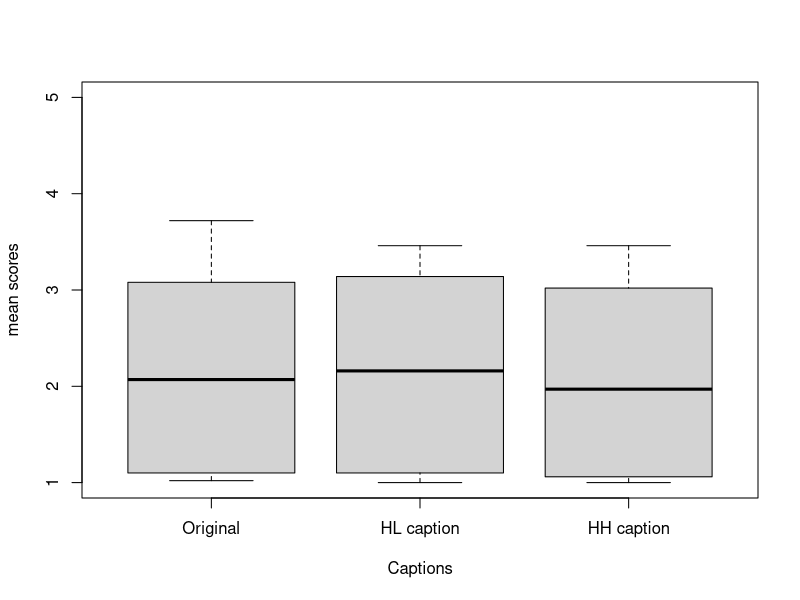

This figure's R source: (Note: this script raises an error after producing the figure.)
setwd('~/../../../media/matasuke/Ubuntu01/Projects/Humor_Generator/experiments/analysis/data')
exp1 <- read.csv('exp2_result.csv')
pre_survey <- read.csv('pre_survey_result.csv')
#exp1 <- read.csv('exp2_1/exp1_result.csv')
#pre_survey <- read.csv('exp2_1/pre_survey_result.csv')


proposed_data <- read.csv('experiment1.csv')
images <- proposed_data[c(2, 9:20)]

SQH_score <- apply(pre_survey[4:7], MARGIN=1, sum)
MSHS_score <- apply(pre_survey[8:11], MARGIN=1, sum)
pre_survey_scores <- cbind(pre_survey[0:3], SQH_score, MSHS_score)

# bind scores with exp1
data <- merge(pre_survey_scores, exp1, by.x=c('age', 'name', 'sex'))

#remove data which age is more than 30.
data = subset(data, data$age < 30)

#& data$name != 'qd6523bdd7b4dc
#data = subset(data, data$name != "なべぶた奉行" & data$name != '田中亮平' & data$name != 'lantac8')
#data = subset(data, data$name != "なべぶた奉行" & data$name != '田中亮平' & data$name != 'blackk' & data$name != 'heriumu' & data&name != 'karin0726')
# row 6 canavo and 24 REMINDER62 are seems to not to be used
#because her score distribution is not goold. scores for original caption is highter than other caps.
data = subset(data, data$name != 'huwatoro' & data$name != 'a6kn2iwz1' & data$name != 'blackk' & data$name != 'rika314v')

EXP_NUM = 50
SUBJECT_NUM=length(data[,1])
SIMS = c('origin', 'hl', 'hh')

# calculate sum of all subjects for each sims
humor_scores = data.frame(data[1:5])
for(i in SIMS){
  label = paste('cap_', i, sep="")
  score = 0
  for(j in 1:EXP_NUM){
    name = paste('exp1_q', j, '_', i, sep="")
    score = score + data[name]
  }
  colnames(score) <- label
  humor_scores = data.frame(humor_scores, score)
  #transform(humor_scores, label=score)
}

cap_scores_sum = humor_scores[6:8]
# has to validate normality.
# 大数の法則により，正規分布になっているはず

cap_scores_mean = cap_scores_sum / EXP_NUM

cap_scores_mean
#mean scores by col
summary(cap_scores_mean)
each_cap_mean = apply(cap_scores_mean, MARGIN=2, mean)

#boxplot
par(mfrow=c(1,1))
boxplot(cap_scores_mean, names=c('Original', 'HL caption', 'HH caption'), xlab="Captions", ylab="mean scores", ylim=c(1,5))


origin = cap_scores_mean$cap_origin
hl = cap_scores_mean$cap_hl
hh = cap_scores_mean$cap_hh

# 一要因分散分析
all_mean_data <- c(origin, hl, hh)
img_sim <- factor(c(rep('None', SUBJECT_NUM), rep('画像高', SUBJECT_NUM), rep('画像低', SUBJECT_NUM)))
levels <- factor(rep(1:SUBJECT_NUM, 3))
summary(aov(all_mean_data~img_sim+levels))
summary(aov(all_mean_data~img_sim*word_sim+Error(levels+levels:img_sim+levels:word_sim+levels:img_sim:word_sim)))


t.test(origin, hl, paired=TRUE, p.adjust.methods="bon")
t.test(origin, hh, paired=TRUE, p.adjust.methods="bon")
t.test(hl, hh, paired = TRUE, p.adjust.methods="bon")

# Two factor analysis of variance

# here just need to check difference between origin caps and hl captions.
# origin caps
origin_caps = data.frame(data[1:3])
hl_caps = data.frame(data[1:3])
hh_caps = data.frame(data[1:3])
for(i in 1:EXP_NUM){
  name = paste('exp1_q', i, '_origin', sep="")
  origin_caps = data.frame(origin_caps, data[name])
  
  name = paste('exp1_q', i, '_hl', sep="")
  hl_caps = data.frame(hl_caps, data[name])
  
  name = paste('exp1_q', i, '_hh', sep="")
  hh_caps = data.frame(hh_caps, data[name])
}


# calculate frequency of each similarities
origin_count = c()
hl_count = c()
hh_count = c()
for(i in 1:SUBJECT_NUM){
  origin_count = append(origin_count, as.numeric(origin_caps[i, 4:53]))
  hl_count = append(hl_count, as.numeric(hl_caps[i, 4:53]))
  hh_count = append(hh_count, as.numeric(hh_caps[i, 4:53]))
}
origin_freq = table(origin_count)
hl_freq = table(hl_count)
hh_freq = table(hh_count)


# create each freq barplot
par(mfrow=c(2,2))
  #par(mfrow=c(1,2))
barplot(origin_freq, main="Original", xlab="Scores(Original)" , ylab="Frequency", ylim=c(0,500))
barplot(hl_freq, main="HL captions", xlab="Scores(HL Captions)" , ylab="Frequency", ylim=c(0,500))
barplot(hh_freq, main="HH captions", xlab="Scores(HH Captions)" , ylab="Frequency", ylim=c(0,500))

#friedman test and Wilcoxon signed rank test
#install.packages("exactRankTests", repos="http://cran.ism.ac.jp/")
library(exactRankTests)


#create list to collect each sims scores for all subjects.

origin_all_scores = c()
hl_all_scores = c()
hh_all_scores = c()
for(i in 4:length(origin_caps)){
  origin_all_scores = c(origin_all_scores, origin_caps[,i])
  hl_all_scores = c(hl_all_scores, hl_caps[,i])
  hh_all_scores = c(hh_all_scores, hh_caps[,i])
}



# calculate wilcox.exact by above data
wilcox.exact(x=origin_all_scores,y=hl_all_scores,paired=T)　# there is difference
wilcox.exact(x=origin_all_scores,y=hh_all_scores,paired=T)　# there is difference
wilcox.exact(x=hl_all_scores,y=hh_all_scores,paired=T) # No difference

# Original captionｔとその他提案手法を含むcaption間では有意な差が見られたため，只のキャプションを提示するよりは，
# ユーザーのユーモア受容性が向上すると明らかになった

# その他のキャプションについては，LL caption と LH caption間で5%ｓ水準で有意な差があったため，画像間類似度がユーモアの受容性に関連する
# HL captionと HH captionに関しても 1%水準で有意な差があったため，単語間類似度がユーモアの受容性に関連する

#------------------------------------------------------------------------------------------------------------------------#
# cor
hl_humor_score = images['hl_humor_score']
hl_img_sim  = images['hl_img_sim']
hl_word_sim = images['hl_word_sim']
each_hl_mean_score = as.numeric(apply(hl_caps[4:53], MARGIN=2, mean))
cor(hl_img_sim, each_hl_mean_score)
cor(hl_word_sim, each_hl_mean_score)
cor(hl_humor_score, each_hl_mean_score)

hh_humor_score = images['hh_humor_score']
hh_img_sim = images['hh_img_sim']
hh_word_sim = images['hh_word_sim']
each_hh_mean_score = as.numeric(apply(hh_caps[4:53], MARGIN=2, mean))
cor(hh_humor_score, each_hh_mean_score)
cor(hh_img_sim, each_hh_mean_score)
cor(hh_word_sim, each_hh_mean_score)


# calc scores based on img sim
all_scores <- c(each_hl_mean_score, each_hh_mean_score)
all_humor_scores <- c(hl_humor_score[,1], hh_humor_score[,1])
all_img_sim <- c(hl_img_sim[,1], hh_img_sim[,1])
all_word_sim <- c(hl_word_sim[,1], hh_word_sim[,1])
cor(all_scores, all_img_sim)
cor(all_scores, all_word_sim)
cor(all_scores, all_humor_scores)

plot(all_scores, all_img_sim)
plot(all_scores, all_word_sim)
plot(all_scores, all_humor_scores)

#-------------------------------------------------------------------------------------------------------------------#

#each mean sim scores by images.
origin_scores = apply(origin_caps[4:53], MARGIN=2, mean)
hl_scores = apply(hl_caps[4:53], MARGIN=2, mean) # q12 is max
hh_scores = apply(hh_caps[4:53], MARGIN=2, mean) # q10 is max
par(mfrow=c(3,2))
barplot(origin_scores)
barplot(hl_scores)
barplot(hh_scores)

max(hl_scores)
max(hh_scores)




#analize based on SQH and MSHS scores-----------------------------------------------------------------------------------#

#based on SQH and MSHS scores
SQH_low_group = subset(humor_scores, humor_scores$SQH_score <= 8)
SQH_high_group = subset(humor_scores, humor_scores$SQH_score >= 9)
MSHS_low_group = subset(humor_scores, humor_scores$MSHS_score <= 17)
MSHS_high_group = subset(humor_scores, humor_scores$MSHS_score >= 18)


# has to validate normality.
par(mfrow=c(2,2))

sqh_low_group_scores_mean = SQH_low_group[6:8] / EXP_NUM
SQH_low_group_mean = cbind(SQH_low_group[1:5], sqh_low_group_scores_mean)
summary(SQH_low_group_mean[6:8])
boxplot(SQH_low_group_mean[6:8], main="SQH low group", names=c('baseline', 'HL caption', 'HH caption'), xlab="Captions", ylab="mean scores")

sqh_high_group_scores_mean = SQH_high_group[6:8] / EXP_NUM
SQH_high_group_mean = cbind(SQH_high_group[1:5], sqh_high_group_scores_mean)
summary(SQH_high_group_mean[6:8])
boxplot(SQH_high_group_mean[6:8], main="SQH high group", names=c('baseline',  'HL caption', 'HH caption'), xlab="Captions", ylab="mean scores")

MSHS_low_group_scores_mean = MSHS_low_group[6:8] / EXP_NUM
MSHS_low_group_mean = cbind(MSHS_low_group[1:5], MSHS_low_group_scores_mean)
summary(MSHS_low_group_mean[6:8])
boxplot(MSHS_low_group_mean[6:8], main="MSHS low group", names=c('baseline', 'HL caption', 'HH caption'), xlab="Captions", ylab="mean scores")

MSHS_high_group_scores_mean = MSHS_high_group[6:8] / EXP_NUM
MSHS_high_group_mean = cbind(MSHS_high_group[1:5], MSHS_high_group_scores_mean)
summary(MSHS_high_group_mean[6:8])
boxplot(MSHS_high_group_mean[6:8], main="MSHS high group", names=c('baseline', 'HL caption', 'HH caption'), xlab="Captions", ylab="mean scores")


# all data based on SQH and MSHS scores
SQH_low_group_data = subset(data, data$SQH_score <= 8)
SQH_high_group_data = subset(data, data$SQH_score >= 9)
MSHS_low_group_data = subset(data, data$MSHS_score <= 15)
MSHS_high_group_data = subset(data, data$MSHS_score >= 16)


## SQH low group ---------------------------------------------------------------------------------------
#each sim mean scores per subjects
SQH_LOW_SUBJECT_NUM=length(SQH_low_group_data[,1])

SQH_low_origin_caps = data.frame(SQH_low_group_data[1:3])
SQH_low_ll_caps = data.frame(SQH_low_group_data[1:3])
SQH_low_lh_caps = data.frame(SQH_low_group_data[1:3])
SQH_low_hl_caps = data.frame(SQH_low_group_data[1:3])
SQH_low_hh_caps = data.frame(SQH_low_group_data[1:3])
for(i in 1:EXP_NUM){
  name = paste('exp1_q', i, '_origin', sep="")
  SQH_low_origin_caps = data.frame(SQH_low_origin_caps, SQH_low_group_data[name])
  
  name = paste('exp1_q', i, '_hl', sep="")
  SQH_low_hl_caps = data.frame(SQH_low_hl_caps, SQH_low_group_data[name])
  
  name = paste('exp1_q', i, '_hh', sep="")
  SQH_low_hh_caps = data.frame(SQH_low_hh_caps, SQH_low_group_data[name])
}


# calculate frequency of each similarities
SQH_low_origin_count = c()
SQH_low_hl_count = c()
SQH_low_hh_count = c()
for(i in 1:SQH_LOW_SUBJECT_NUM){
  SQH_low_origin_count = append(SQH_low_origin_count, as.numeric(SQH_low_origin_caps[i, 4:53]))
  SQH_low_hl_count = append(SQH_low_hl_count, as.numeric(SQH_low_hl_caps[i, 4:53]))
  SQH_low_hh_count = append(SQH_low_hh_count, as.numeric(SQH_low_hh_caps[i, 4:53]))
}
SQH_low_origin_freq = table(SQH_low_origin_count)
SQH_low_hl_freq = table(SQH_low_hl_count)
SQH_low_hh_freq = table(SQH_low_hh_count)


# create each freq barplot
par(mfrow=c(3,2))
#par(mfrow=c(1,2))
barplot(SQH_low_origin_freq, main="Baseline", xlab="Scores(Baseline)" , ylab="Frequency", ylim=c(0,800))
barplot(SQH_low_hl_freq, main="HL captions", xlab="Scores(Proposed method)" , ylab="Frequency", ylim=c(0,800))
barplot(SQH_low_hh_freq, main="HH captions", xlab="Scores(HH Captions)" , ylab="Frequency", ylim=c(0,800))


#create list to collect each sims scores for all subjects.

SQH_low_origin_all_scores = c()
SQH_low_hl_all_scores = c()
SQH_low_hh_all_scores = c()
for(i in 4:length(SQH_low_origin_caps)){
  SQH_low_origin_all_scores = c(SQH_low_origin_all_scores, SQH_low_origin_caps[,i])
  SQH_low_hl_all_scores = c(SQH_low_hl_all_scores, SQH_low_hl_caps[,i])
  SQH_low_hh_all_scores = c(SQH_low_hh_all_scores, SQH_low_hh_caps[,i])
}



# calculate wilcox.exact by above data
wilcox.exact(x=SQH_low_origin_all_scores,y=SQH_low_hl_all_scores,paired=T)　# there is difference
wilcox.exact(x=SQH_low_origin_all_scores,y=SQH_low_hh_all_scores,paired=T)　# there is difference
wilcox.exact(x=SQH_low_hl_all_scores,y=SQH_low_hh_all_scores,paired=T) # There is difference between hl caps and hh caps p < 0.05



#----------------------------------------------------------------------------------------------------------

## SQH high group-----------------------------------------------------------------------------------------

#each sim mean scores per subjects
SQH_HIGH_SUBJECT_NUM=length(SQH_high_group_data[,1])

SQH_high_origin_caps = data.frame(SQH_high_group_data[1:3])
SQH_high_hl_caps = data.frame(SQH_high_group_data[1:3])
SQH_high_hh_caps = data.frame(SQH_high_group_data[1:3])

for(i in 1:EXP_NUM){
  name = paste('exp1_q', i, '_origin', sep="")
  SQH_high_origin_caps = data.frame(SQH_high_origin_caps, SQH_high_group_data[name])
  
  name = paste('exp1_q', i, '_hl', sep="")
  SQH_high_hl_caps = data.frame(SQH_high_hl_caps, SQH_high_group_data[name])
  
  name = paste('exp1_q', i, '_hh', sep="")
  SQH_high_hh_caps = data.frame(SQH_high_hh_caps, SQH_high_group_data[name])
}

# calculate frequency of each similarities
SQH_high_origin_count = c()
SQH_high_hl_count = c()
SQH_high_hh_count = c()
for(i in 1:SQH_LOW_SUBJECT_NUM){
  SQH_high_origin_count = append(SQH_high_origin_count, as.numeric(SQH_high_origin_caps[i, 4:53]))
  SQH_high_hl_count = append(SQH_high_hl_count, as.numeric(SQH_high_hl_caps[i, 4:53]))
  SQH_high_hh_count = append(SQH_high_hh_count, as.numeric(SQH_high_hh_caps[i, 4:53]))
}
SQH_high_origin_freq = table(SQH_high_origin_count)
SQH_high_hl_freq = table(SQH_high_hl_count)
SQH_high_hh_freq = table(SQH_high_hh_count)


# create each freq barplot
par(mfrow=c(3,2))
barplot(SQH_high_origin_freq, main="Baseline", xlab="Scores(Baseline)", ylab="Frequency", ylim=c(0,800))
barplot(SQH_high_hl_freq, main="HL captions", xlab="Scores(Proposed method)", ylab="Frequency", ylim=c(0,800))
barplot(SQH_high_hh_freq, main="HH captions", xlab="Scores(HH Captions)", ylab="Frequency", ylim=c(0,800))


#create list to collect each sims scores for all subjects.

SQH_high_origin_all_scores = c()
SQH_high_hl_all_scores = c()
SQH_high_hh_all_scores = c()
for(i in 4:length(SQH_low_origin_caps)){
  SQH_high_origin_all_scores = c(SQH_high_origin_all_scores, SQH_high_origin_caps[,i])
  SQH_high_hl_all_scores = c(SQH_high_hl_all_scores, SQH_high_hl_caps[,i])
  SQH_high_hh_all_scores = c(SQH_high_hh_all_scores, SQH_high_hh_caps[,i])
}



# calculate wilcox.exact by above data
wilcox.exact(x=SQH_high_origin_all_scores,y=SQH_high_hl_all_scores,paired=T)　# there is difference
wilcox.exact(x=SQH_high_origin_all_scores,y=SQH_high_hh_all_scores,paired=T)　# there is difference
wilcox.exact(x=SQH_high_hl_all_scores,y=SQH_high_hh_all_scores,paired=T) # There is difference between hl caps and hh caps p < 0.05





#---------------------------------------------------------------------------------------------------------

## MSHS low group ---------------------------------------------------------------------------------------
#each sim mean scores per subjects
MSHS_LOW_SUBJECT_NUM=length(MSHS_low_group_data[,1])

MSHS_low_origin_caps = data.frame(MSHS_low_group_data[1:3])
MSHS_low_hl_caps = data.frame(MSHS_low_group_data[1:3])
MSHS_low_hh_caps = data.frame(MSHS_low_group_data[1:3])

for(i in 1:EXP_NUM){
  name = paste('exp1_q', i, '_origin', sep="")
  MSHS_low_origin_caps = data.frame(MSHS_low_origin_caps, MSHS_low_group_data[name])

  name = paste('exp1_q', i, '_hl', sep="")
  MSHS_low_hl_caps = data.frame(MSHS_low_hl_caps, MSHS_low_group_data[name])
  
  name = paste('exp1_q', i, '_hh', sep="")
  MSHS_low_hh_caps = data.frame(MSHS_low_hh_caps, MSHS_low_group_data[name])
}


# calculate frequency of each similarities
MSHS_low_origin_count = c()
MSHS_low_hl_count = c()
MSHS_low_hh_count = c()
for(i in 1:MSHS_LOW_SUBJECT_NUM){
  MSHS_low_origin_count = append(MSHS_low_origin_count, as.numeric(MSHS_low_origin_caps[i, 4:53]))
  MSHS_low_hl_count = append(MSHS_low_hl_count, as.numeric(MSHS_low_hl_caps[i, 4:53]))
  MSHS_low_hh_count = append(MSHS_low_hh_count, as.numeric(MSHS_low_hh_caps[i, 4:53]))
}
MSHS_low_origin_freq = table(MSHS_low_origin_count)
MSHS_low_hl_freq = table(MSHS_low_hl_count)
MSHS_low_hh_freq = table(MSHS_low_hh_count)


# create each freq barplot
par(mfrow=c(3,2))
#par(mfrow=c(1,2))
barplot(MSHS_low_origin_freq, main="Baseline", xlab="Scores(Baseline)" , ylab="Frequency", ylim=c(0,800))
barplot(MSHS_low_hl_freq, main="HL captions", xlab="Scores(Proposed method)" , ylab="Frequency", ylim=c(0,800))
barplot(MSHS_low_hh_freq, main="HH captions", xlab="Scores(HH Captions)" , ylab="Frequency", ylim=c(0,800))


#create list to collect each sims scores for all subjects.

MSHS_low_origin_all_scores = c()
MSHS_low_hl_all_scores = c()
MSHS_low_hh_all_scores = c()
for(i in 4:length(MSHS_low_origin_caps)){
  MSHS_low_origin_all_scores = c(MSHS_low_origin_all_scores, MSHS_low_origin_caps[,i])
  MSHS_low_hl_all_scores = c(MSHS_low_hl_all_scores, MSHS_low_hl_caps[,i])
  MSHS_low_hh_all_scores = c(MSHS_low_hh_all_scores, MSHS_low_hh_caps[,i])
}



# calculate wilcox.exact by above data
wilcox.exact(x=MSHS_low_origin_all_scores, y=MSHS_low_hl_all_scores, paired=T)　# there is difference
wilcox.exact(x=MSHS_low_origin_all_scores, y=MSHS_low_hh_all_scores, paired=T)　# there is difference
wilcox.exact(x=MSHS_low_hl_all_scores, y=MSHS_low_hh_all_scores, paired=T) # There is difference between hl caps and hh caps p < 0.05


#----------------------------------------------------------------------------------------------------------

## MSHS high group ---------------------------------------------------------------------------------------

#each sim mean scores per subjects
MSHS_HIGH_SUBJECT_NUM=length(MSHS_high_group_data[,1])

MSHS_high_origin_caps = data.frame(MSHS_high_group_data[1:3])
MSHS_high_hl_caps = data.frame(MSHS_high_group_data[1:3])
MSHS_high_hh_caps = data.frame(MSHS_high_group_data[1:3])

for(i in 1:EXP_NUM){
  name = paste('exp1_q', i, '_origin', sep="")
  MSHS_high_origin_caps = data.frame(MSHS_high_origin_caps, MSHS_high_group_data[name])
  
  name = paste('exp1_q', i, '_hl', sep="")
  MSHS_high_hl_caps = data.frame(MSHS_high_hl_caps, MSHS_high_group_data[name])
  
  name = paste('exp1_q', i, '_hh', sep="")
  MSHS_high_hh_caps = data.frame(MSHS_high_hh_caps, MSHS_high_group_data[name])
}

# calculate frequency of each similarities
MSHS_high_origin_count = c()
MSHS_high_hl_count = c()
MSHS_high_hh_count = c()
for(i in 1:MSHS_LOW_SUBJECT_NUM){
  MSHS_high_origin_count = append(MSHS_high_origin_count, as.numeric(MSHS_high_origin_caps[i, 4:53]))
  MSHS_high_hl_count = append(MSHS_high_hl_count, as.numeric(MSHS_high_hl_caps[i, 4:53]))
  MSHS_high_hh_count = append(MSHS_high_hh_count, as.numeric(MSHS_high_hh_caps[i, 4:53]))
}
MSHS_high_origin_freq = table(MSHS_high_origin_count)
MSHS_high_hl_freq = table(MSHS_high_hl_count)
MSHS_high_hh_freq = table(MSHS_high_hh_count)


# create each freq barplot
par(mfrow=c(3,2))
barplot(MSHS_high_origin_freq, main="Baseline", xlab="Scores(Baseline)", ylab="Frequency", ylim=c(0,800))
barplot(MSHS_high_hl_freq, main="HL captions", xlab="Scores(Proposed method)", ylab="Frequency", ylim=c(0,800))
barplot(MSHS_high_hh_freq, main="HH captions", xlab="Scores(HH Captions)", ylab="Frequency", ylim=c(0,800))


#create list to collect each sims scores for all subjects.

MSHS_high_origin_all_scores = c()
MSHS_high_hl_all_scores = c()
MSHS_high_hh_all_scores = c()
for(i in 4:length(MSHS_high_origin_caps)){
  MSHS_high_origin_all_scores = c(MSHS_high_origin_all_scores, MSHS_high_origin_caps[,i])
  MSHS_high_hl_all_scores = c(MSHS_high_hl_all_scores, MSHS_high_hl_caps[,i])
  MSHS_high_hh_all_scores = c(MSHS_high_hh_all_scores, MSHS_high_hh_caps[,i])
}



# calculate wilcox.exact by above data
wilcox.exact(x=MSHS_high_origin_all_scores,y=MSHS_high_hl_all_scores,paired=T)　# there is difference
wilcox.exact(x=MSHS_high_origin_all_scores,y=MSHS_high_hh_all_scores,paired=T)　# there is difference
wilcox.exact(x=MSHS_high_hl_all_scores,y=MSHS_high_hh_all_scores,paired=T) # There is difference between hl caps and hh caps p < 0.05


#----------------------------------------------------------------------------------------------------------




# SHQ high and MSHS high group ----------------------------------------------------------------------------
#SQH high and MSHS low

#SQHだけを設定して，SQHが高いほどユーモアへのスコアが高くなる

# MSHSを15以上,18以下, SQHを12以上にすると平均値が高いが MSHSを19い以下にすると平均値がだだ下がり
# ユーモアを適度に好む人はユーモアへの審査が厳しいと分かる

SQH_high_and_MSHS_high_group = subset(humor_scores, humor_scores$SQH_score >= 10 & humor_scores$MSHS_score <= 18 & humor_scores$MSHS_score >= 15)

par(mfrow=c(1,1))

SQH_high_and_MSHS_high_group_scores_mean = SQH_high_and_MSHS_high_group[6:8] / EXP_NUM
SQH_high_and_MSHS_high_group_mean = cbind(SQH_high_and_MSHS_high_group[1:5], SQH_high_and_MSHS_high_group_scores_mean)
summary(SQH_high_and_MSHS_high_group_mean[6:8])
boxplot(SQH_high_and_MSHS_high_group_mean[6:8], main="SQH high and SHSQ high group", names=c('baseline', 'HL caption', 'HH caption'), xlab="Captions", ylab="mean scores")

#SQH_high_and_MSHS_high_group_data = subset(data, data$SQH_score >= 10 & data$MSHS_score >= 12 & humor_scores$MSHS_score <= 17)
SQH_high_and_MSHS_high_group_data = subset(data, data$SQH_score >= 12 & humor_scores$MSHS_score <= 18)

SQH_HIGH_and_MSHS_HIGH_SUBJECT_NUM=length(SQH_high_and_MSHS_high_group[,1])

#each sim mean scores per subjects
SQH_high_and_MSHS_high_origin_caps = data.frame(SQH_high_and_MSHS_high_group_data[1:3])
SQH_high_and_MSHS_high_ll_caps = data.frame(SQH_high_and_MSHS_high_group_data[1:3])
SQH_high_and_MSHS_high_lh_caps = data.frame(SQH_high_and_MSHS_high_group_data[1:3])
SQH_high_and_MSHS_high_hl_caps = data.frame(SQH_high_and_MSHS_high_group_data[1:3])
SQH_high_and_MSHS_high_hh_caps = data.frame(SQH_high_and_MSHS_high_group_data[1:3])

for(i in 1:EXP_NUM){
  name = paste('exp1_q', i, '_origin', sep="")
  SQH_high_and_MSHS_high_origin_caps = data.frame(SQH_high_and_MSHS_high_origin_caps, SQH_high_and_MSHS_high_group_data[name])
  
  name = paste('exp1_q', i, '_hl', sep="")
  SQH_high_and_MSHS_high_hl_caps = data.frame(SQH_high_and_MSHS_high_hl_caps, SQH_high_and_MSHS_high_group_data[name])
  
  name = paste('exp1_q', i, '_hh', sep="")
  SQH_high_and_MSHS_high_hh_caps = data.frame(SQH_high_and_MSHS_high_hh_caps, SQH_high_and_MSHS_high_group_data[name])
}

# calculate frequency of each similarities
SQH_high_and_MSHS_high_origin_count = c()
SQH_high_and_MSHS_high_hl_count = c()
SQH_high_and_MSHS_high_hh_count = c()
for(i in 1:SQH_HIGH_and_MSHS_HIGH_SUBJECT_NUM){
  SQH_high_and_MSHS_high_origin_count = append(SQH_high_and_MSHS_high_origin_count, as.numeric(SQH_high_and_MSHS_high_origin_caps[i, 4:53]))
  SQH_high_and_MSHS_high_hl_count = append(SQH_high_and_MSHS_high_hl_count, as.numeric(SQH_high_and_MSHS_high_hl_caps[i, 4:53]))
  SQH_high_and_MSHS_high_hh_count = append(SQH_high_and_MSHS_high_hh_count, as.numeric(SQH_high_and_MSHS_high_hh_caps[i, 4:53]))
}
SQH_high_and_MSHS_high_origin_freq = table(SQH_high_and_MSHS_high_origin_count)
SQH_high_and_MSHS_high_hl_freq = table(SQH_high_and_MSHS_high_hl_count)
SQH_high_and_MSHS_high_hh_freq = table(SQH_high_and_MSHS_high_hh_count)


# create each freq barplot
par(mfrow=c(3,2))
barplot(SQH_high_and_MSHS_high_origin_freq, main="Baseline", xlab="Scores(Baseline)", ylab="Frequency", ylim=c(0,800))
barplot(SQH_high_and_MSHS_high_hl_freq, main="HL captions", xlab="Scores(Proposed method)", ylab="Frequency", ylim=c(0,800))
barplot(SQH_high_and_MSHS_high_hh_freq, main="HH captions", xlab="Scores(HH Captions)", ylab="Frequency", ylim=c(0,800))


#create list to collect each sims scores for all subjects.

SQH_high_and_MSHS_high_origin_all_scores = c()
SQH_high_and_MSHS_high_hl_all_scores = c()
SQH_high_and_MSHS_high_hh_all_scores = c()
for(i in 4:length(SQH_high_and_MSHS_high_origin_caps)){
  SQH_high_and_MSHS_high_origin_all_scores = c(SQH_high_and_MSHS_high_origin_all_scores, SQH_high_and_MSHS_high_origin_caps[,i])
  SQH_high_and_MSHS_high_hl_all_scores = c(SQH_high_and_MSHS_high_hl_all_scores, SQH_high_and_MSHS_high_hl_caps[,i])
  SQH_high_and_MSHS_high_hh_all_scores = c(SQH_high_and_MSHS_high_hh_all_scores, SQH_high_and_MSHS_high_hh_caps[,i])
}



# calculate wilcox.exact by above data
wilcox.exact(x=SQH_high_and_MSHS_high_origin_all_scores,y=SQH_high_and_MSHS_high_hl_all_scores,paired=T)　# there is difference
wilcox.exact(x=SQH_high_and_MSHS_high_origin_all_scores,y=SQH_high_and_MSHS_high_hh_all_scores,paired=T)　# there is difference
wilcox.exact(x=SQH_high_and_MSHS_high_hl_all_scores,y=SQH_high_and_MSHS_high_hh_all_scores,paired=T) # There is difference between hl caps and hh caps p < 0.05











#画像間類似度はユーモアの受容性に還元していることが判明したため，高画像間類似度のものだけで再検定

high_img_sim_list = c(3,4,10, 13, 15, 16, 20, 21, 23, 29, 33, 34, 39, 43, 44)
H_IMG_NUM = length(high_img_sim_list)

humor_scores_high_img_sim_ones = data.frame(data[1:5])
for(i in SIMS){
  label = paste('cap_', i, sep="")
  score = 0
  for(j in high_img_sim_list){
    name = paste('exp1_q', j, '_', i, sep="")
    score = score + data[name]
  }
  colnames(score) <- label
  humor_scores_high_img_sim_ones = data.frame(humor_scores_high_img_sim_ones, score)
  #transform(humor_scores, label=score)
}

high_img_sim_cap_scores_sum = humor_scores_high_img_sim_ones[6:10]
# has to validate normality.
# 大数の法則により，正規分布になっているはず

high_img_sim_cap_scores_mean = high_img_sim_cap_scores_sum / H_IMG_NUM


#mean scores by col
summary(high_img_sim_cap_scores_mean)
high_img_sim_each_cap_mean = apply(high_img_sim_cap_scores_mean, MARGIN=2, mean)

#boxplot
par(mfrow=c(1,1))
boxplot(high_img_sim_cap_scores_mean, names=c('baseline', 'HL caption', 'HH caption'), xlab="Captions", ylab="mean scores", ylim=c(1,4))

h_origin_caps = data.frame(data[1:3])
h_hl_caps = data.frame(data[1:3])
h_hh_caps = data.frame(data[1:3])
for(i in high_img_sim_list){
  name = paste('exp1_q', i, '_origin', sep="")
  h_origin_caps = data.frame(h_origin_caps, data[name])
  
  name = paste('exp1_q', i, '_hl', sep="")
  h_hl_caps = data.frame(h_hl_caps, data[name])
  
  name = paste('exp1_q', i, '_hh', sep="")
  h_hh_caps = data.frame(h_hh_caps, data[name])
}


# calculate frequency of each similarities
h_origin_count = c()
h_ll_count = c()
h_lh_count = c()
h_hl_count = c()
h_hh_count = c()
for(i in 1:SUBJECT_NUM){
  h_origin_count = append(h_origin_count, as.numeric(h_origin_caps[i, 4:18]))
  h_hl_count = append(h_hl_count, as.numeric(h_hl_caps[i, 4:18]))
  h_hh_count = append(h_hh_count, as.numeric(h_hh_caps[i, 1:18]))
}
h_origin_freq = table(h_origin_count)
h_hl_freq = table(h_hl_count)
h_hh_freq = table(h_hh_count)


# create each freq barplot
par(mfrow=c(3,2))
#par(mfrow=c(1,2))
barplot(h_origin_freq, main="Baseline", xlab="Scores(Baseline)" , ylab="Frequency", ylim=c(0,800))
barplot(h_hl_freq, main="HL captions", xlab="Scores(Proposed method)" , ylab="Frequency", ylim=c(0,800))
barplot(h_hh_freq, main="HH captions", xlab="Scores(HH Captions)" , ylab="Frequency", ylim=c(0,800))


#create list to collect each sims scores for all subjects.

h_origin_all_scores = c()
h_hl_all_scores = c()
h_hh_all_scores = c()
for(i in 4:length(h_origin_caps)){
  h_origin_all_scores = c(h_origin_all_scores, h_origin_caps[,i])
  h_hl_all_scores = c(h_hl_all_scores, h_hl_caps[,i])
  h_hh_all_scores = c(h_hh_all_scores, h_hh_caps[,i])
}



# calculate wilcox.exact by above data
wilcox.exact(x=h_origin_all_scores,y=h_hl_all_scores,paired=T)　# there is difference
wilcox.exact(x=h_origin_all_scores,y=h_hh_all_scores,paired=T)　# there is difference
wilcox.exact(x=h_hl_all_scores,y=h_hh_all_scores,paired=T) # No difference










# plot for each subject scores based on sim
library(scatterplot3d)
par(mfrow=c(1,1))

hl_caps_word_sim = c(images['hl_word_sim'][,1])
hh_caps_word_sim = c(images['hh_word_sim'][,1])

all_img_sims = c(ll_caps_word_sim, lh_caps_word_sim, hl_caps_word_sim, hh_caps_word_sim)

hl_caps_img_sim = c(images['hl_img_sim'][,1])
hh_caps_img_sim = c(images['hh_img_sim'][,1])

all_word_sims = c(ll_caps_img_sim, lh_caps_img_sim, hl_caps_img_sim, hh_caps_img_sim)


# origin_caps
# ll_caps
# lh_caps
# hl_caps
# hh_caps

subject1_scores = c(ll_caps[1, 4:53], lh_caps[1, 4:53], hl_caps[1, 4:53], hh_caps[1, 4:53])
subject2_scores = c(ll_caps[2, 4:53], lh_caps[2, 4:53], hl_caps[2, 4:53], hh_caps[2, 4:53])
subject3_scores = c(ll_caps[3, 4:53], lh_caps[3, 4:53], hl_caps[3, 4:53], hh_caps[3, 4:53])
subject4_scores = c(ll_caps[4, 4:53], lh_caps[4, 4:53], hl_caps[4, 4:53], hh_caps[4, 4:53])
subject5_scores = c(ll_caps[5, 4:53], lh_caps[5, 4:53], hl_caps[5, 4:53], hh_caps[5, 4:53])
subject6_scores = c(ll_caps[6, 4:53], lh_caps[6, 4:53], hl_caps[6, 4:53], hh_caps[6, 4:53])
subject7_scores = c(ll_caps[7, 4:53], lh_caps[7, 4:53], hl_caps[7, 4:53], hh_caps[7, 4:53])
subject8_scores = c(ll_caps[8, 4:53], lh_caps[8, 4:53], hl_caps[8, 4:53], hh_caps[8, 4:53])
subject9_scores = c(ll_caps[9, 4:53], lh_caps[9, 4:53], hl_caps[9, 4:53], hh_caps[9, 4:53])
subject10_scores = c(ll_caps[10, 4:53], lh_caps[10, 4:53], hl_caps[10, 4:53], hh_caps[10, 4:53])
subject11_scores = c(ll_caps[11, 4:53], lh_caps[11, 4:53], hl_caps[11, 4:53], hh_caps[11, 4:53])
subject12_scores = c(ll_caps[12, 4:53], lh_caps[12, 4:53], hl_caps[12, 4:53], hh_caps[12, 4:53])
subject13_scores = c(ll_caps[13, 4:53], lh_caps[13, 4:53], hl_caps[13, 4:53], hh_caps[13, 4:53])
subject14_scores = c(ll_caps[14, 4:53], lh_caps[14, 4:53], hl_caps[14, 4:53], hh_caps[14, 4:53])
subject15_scores = c(ll_caps[15, 4:53], lh_caps[15, 4:53], hl_caps[15, 4:53], hh_caps[15, 4:53])
subject16_scores = c(ll_caps[16, 4:53], lh_caps[16, 4:53], hl_caps[16, 4:53], hh_caps[16, 4:53])
subject17_scores = c(ll_caps[17, 4:53], lh_caps[17, 4:53], hl_caps[17, 4:53], hh_caps[17, 4:53])
subject18_scores = c(ll_caps[18, 4:53], lh_caps[18, 4:53], hl_caps[18, 4:53], hh_caps[18, 4:53])
subject19_scores = c(ll_caps[19, 4:53], lh_caps[19, 4:53], hl_caps[19, 4:53], hh_caps[19, 4:53])
subject20_scores = c(ll_caps[20, 4:53], lh_caps[20, 4:53], hl_caps[20, 4:53], hh_caps[20, 4:53])


scatterplot3d(ll_caps[1, 4:53], ll_caps_word_sim, ll_caps_img_sim)
scatterplot3d(ll_caps[1, 4:53], lh_caps_word_sim, lh_caps_img_sim)
scatterplot3d(ll_caps[1, 4:53], hl_caps_word_sim, hl_caps_img_sim)
scatterplot3d(ll_caps[1, 4:53], hh_caps_word_sim, hh_caps_img_sim)

scatterplot3d(subject1_scores ~ all_img_sims *all_word_sims)


scatterplot3d(ll_caps[2, 4:53], ll_caps_word_sim, ll_caps_img_sim)
scatterplot3d(ll_caps[2, 4:53], lh_caps_word_sim, lh_caps_img_sim)
scatterplot3d(ll_caps[2, 4:53], hl_caps_word_sim, hl_caps_img_sim)
scatterplot3d(ll_caps[2, 4:53], hh_caps_word_sim, hh_caps_img_sim)

scatterplot3d(subject2_scores ~ all_img_sims *all_word_sims)


scatterplot3d(subject3_scores ~ all_img_sims *all_word_sims)
scatterplot3d(subject4_scores ~ all_img_sims *all_word_sims)
scatterplot3d(subject5_scores ~ all_img_sims *all_word_sims)
scatterplot3d(subject6_scores ~ all_img_sims *all_word_sims)
scatterplot3d(subject7_scores ~ all_img_sims *all_word_sims)
scatterplot3d(subject8_scores ~ all_img_sims *all_word_sims)
scatterplot3d(subject9_scores ~ all_img_sims *all_word_sims)
scatterplot3d(subject10_scores ~ all_img_sims *all_word_sims)
scatterplot3d(subject11_scores ~ all_img_sims *all_word_sims)
scatterplot3d(subject12_scores ~ all_img_sims *all_word_sims)
scatterplot3d(subject13_scores ~ all_img_sims *all_word_sims)
scatterplot3d(subject14_scores ~ all_img_sims *all_word_sims)
scatterplot3d(subject15_scores ~ all_img_sims *all_word_sims)
scatterplot3d(subject16_scores ~ all_img_sims *all_word_sims)
scatterplot3d(subject17_scores ~ all_img_sims *all_word_sims)
scatterplot3d(subject18_scores ~ all_img_sims *all_word_sims)
scatterplot3d(subject19_scores ~ all_img_sims *all_word_sims)
scatterplot3d(subject20_scores ~ all_img_sims *all_word_sims)


plot(ll_caps_img_sim ,ll_caps[1, 4:53], xlim=c(0,0.00001), ylim=c(1,5), col=2)
par(new=T) 
plot(lh_caps_img_sim ,lh_caps[1, 4:53], xlim=c(0,0.00001), ylim=c(1,5), col=3)
par(new=T) 
plot(hl_caps_img_sim ,hl_caps[1, 4:53], xlim=c(0,0.00001), ylim=c(1,5), col=4)
par(new=T) 
plot(hh_caps_img_sim ,hh_caps[1, 4:53], xlim=c(0,0.00001), ylim=c(1,5), col=6)

plot.new()

plot(all_img_sims, subject2_scores)
plot(all_img_sims, subject3_scores)
plot(all_img_sims, subject4_scores)
plot(all_img_sims, subject5_scores)
plot(all_img_sims, subject6_scores)
plot(all_img_sims, subject7_scores)
plot(all_img_sims, subject8_scores)
plot(all_img_sims, subject9_scores)
plot(all_img_sims, subject10_scores)
plot(all_img_sims, subject11_scores)
plot(all_img_sims, subject12_scores)
plot(all_img_sims, subject13_scores)
plot(all_img_sims, subject14_scores)
plot(all_img_sims, subject15_scores)
plot(all_img_sims, subject16_scores)
plot(all_img_sims, subject17_scores)
plot(all_img_sims, subject18_scores)
plot(all_img_sims, subject19_scores)
plot(all_img_sims, subject20_scores)
